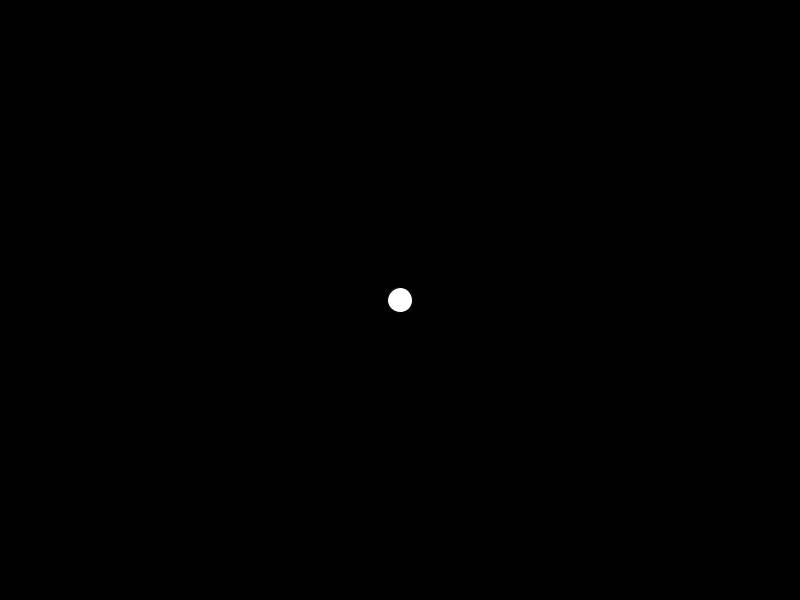
Frame 1 (no input)
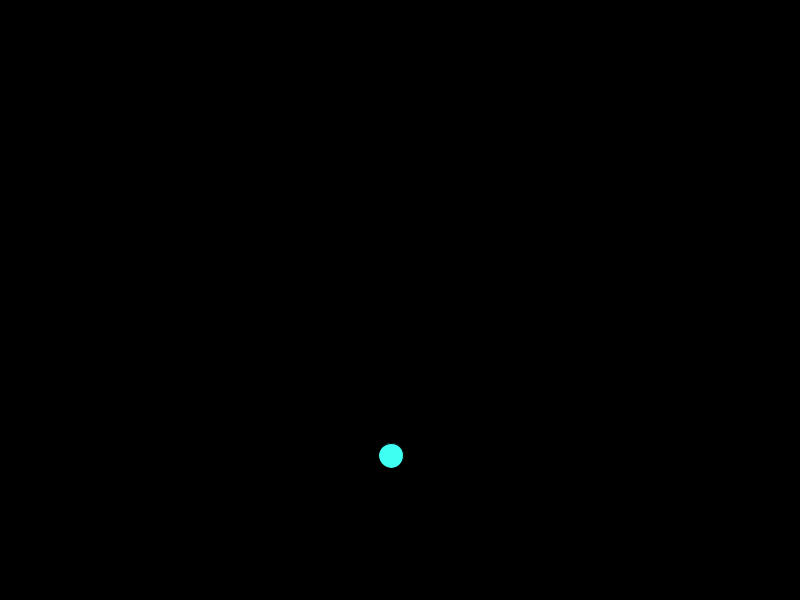
Frame 60 (the mouse pressed at the canvas centre just before this capture)
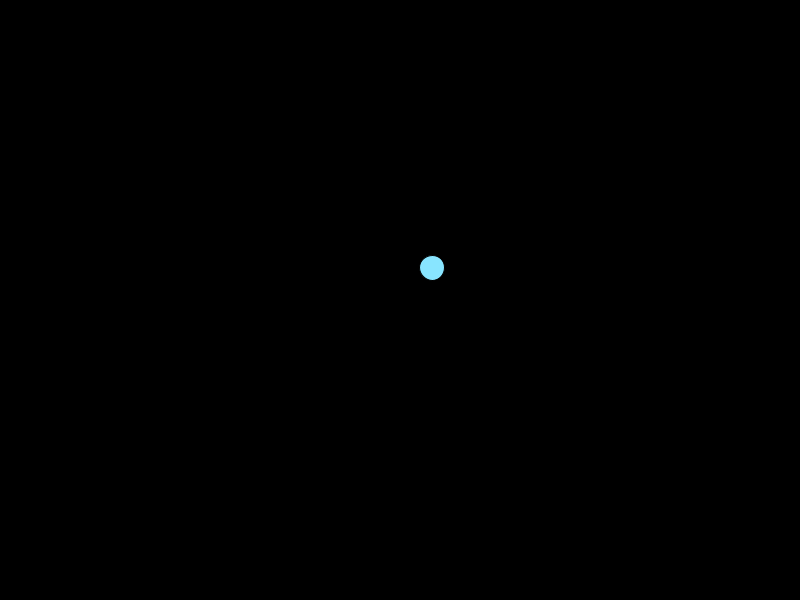
Frame 120 (the mouse held since frame 60 and released just before this capture)

The Processing sketch that drew these frames (run headless with seeded random() and noise(); from frame 60 on, the mouse is pressed at the canvas centre):

// Processing sketch: Visual
// ── Visual.pde
PVector loc, vel, acc;
PImage bg, wanderer;

void setup(){
    //set size of canvas
  size(800, 600);
  //initialize variables
  loc = new PVector(width/2, height/2);
  vel = new PVector(0,0);
  colorMode(HSB, 800, 600, 100);
}

void draw(){
  wanderer();
}

void wanderer(){ //reuse code from wanderer
  background(0);
  acc = PVector.random2D();  
  acc.mult(0.9);
  
  //draw ball
  ellipse(loc.x, loc.y, 25, 25);
  
  //fill with color
  fill(loc.x, loc.y, 100);
  
  //add velocity to position
  loc.x += vel.x;
  loc.y += vel.y;
  vel.x += acc.x;
  vel.y += acc.y;
  
  //wrap the ball's position
  if (loc.x  >= width) {
    vel.x = -abs(vel.x);     
  } else if (loc.x <= 0) {
    vel.x = abs(vel.x);
  }
  if (loc.y >= height) {
    vel.y = -abs(vel.y);
  } else if (loc.y <= 0) {
    vel.y = abs(vel.y);
  }
  
}
